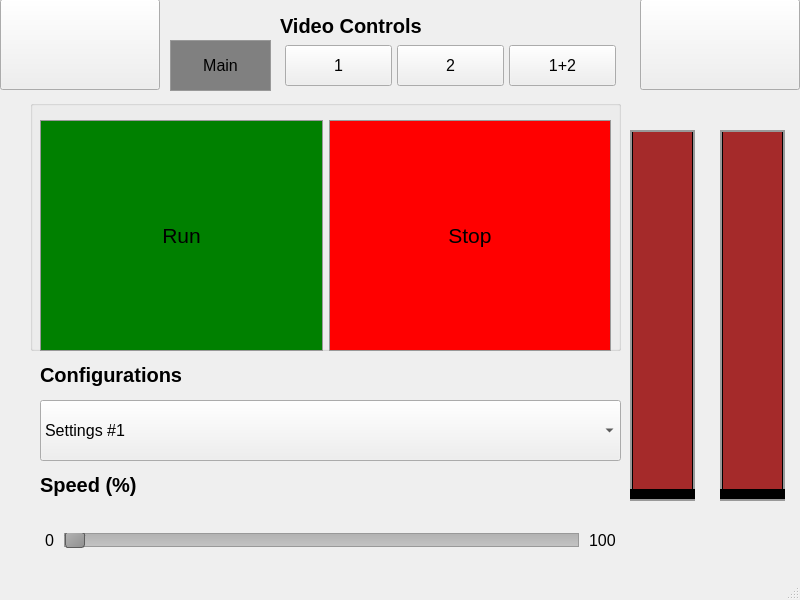
<?xml version="1.0" encoding="UTF-8"?>
<ui version="4.0">
 <class>MainWindow</class>
 <widget class="QMainWindow" name="MainWindow">
  <property name="geometry">
   <rect>
    <x>0</x>
    <y>0</y>
    <width>800</width>
    <height>600</height>
   </rect>
  </property>
  <property name="windowTitle">
   <string>MainWindow</string>
  </property>
  <property name="styleSheet">
   <string notr="true">QSlider:vertical {border: 2px solid #999999;background:black;width:14px;margin: 0px 0px 0px 0px;}

QPushButton#pb_stop {border: 1px solid #999999;background:red;width:10px;margin: 0px 0px 0px 0px;}

QPushButton#pb_run {border: 1px solid #999999;background:green;width:10px;margin: 0px 0px 0px 0px;}

QPushButton#pb_main {border: 1px solid #999999;background:gray;width:10px;margin: 0px 0px 0px 0px;}

QSlider::groove:horizontal {
    border: 1px solid #999999;
    height: 12px; /* the groove expands to the size of the slider by default. by giving it a height, it has a fixed size */
    background: qlineargradient(x1:0, y1:0, x2:0, y2:1, stop:0 #B1B1B1, stop:1 #c4c4c4);
    margin: 2px 0;
}

QSlider::handle:horizontal {
    background: qlineargradient(x1:0, y1:0, x2:1, y2:1, stop:0 #b4b4b4, stop:1 #8f8f8f);
    border: 1px solid #5c5c5c;
    width: 18px;
    margin: -2px 0; /* handle is placed by default on the contents rect of the groove. Expand outside the groove */
    border-radius: 3px;
}

QSlider::groove:vertical {
    background: red;
    position: absolute; /* absolutely position 4px from the left and right of the widget. setting margins on the widget should work too... */
    left: 1px; right: 1px;
}

QSlider::handle:vertical {
    height: 10px;
    background: black;
    margin: 0 -4px; /* expand outside the groove */
}

QSlider::add-page:vertical {
    background: white;
}

QSlider::sub-page:vertical {
    background: brown;
}</string>
  </property>
  <widget class="QWidget" name="centralwidget">
   <widget class="QPushButton" name="pb_settings">
    <property name="geometry">
     <rect>
      <x>640</x>
      <y>-1</y>
      <width>160</width>
      <height>91</height>
     </rect>
    </property>
    <property name="text">
     <string/>
    </property>
    <property name="icon">
     <iconset resource="res.qrc">
      <normaloff>:/img/img/settings.png</normaloff>:/img/img/settings.png</iconset>
    </property>
    <property name="iconSize">
     <size>
      <width>60</width>
      <height>50</height>
     </size>
    </property>
   </widget>
   <widget class="QPushButton" name="pb_on_off">
    <property name="geometry">
     <rect>
      <x>0</x>
      <y>-1</y>
      <width>160</width>
      <height>91</height>
     </rect>
    </property>
    <property name="text">
     <string/>
    </property>
    <property name="icon">
     <iconset resource="res.qrc">
      <normaloff>:/img/img/power.png</normaloff>:/img/img/power.png</iconset>
    </property>
    <property name="iconSize">
     <size>
      <width>60</width>
      <height>50</height>
     </size>
    </property>
   </widget>
   <widget class="QLabel" name="lbl_video">
    <property name="geometry">
     <rect>
      <x>280</x>
      <y>10</y>
      <width>251</width>
      <height>31</height>
     </rect>
    </property>
    <property name="font">
     <font>
      <pointsize>15</pointsize>
      <weight>75</weight>
      <bold>true</bold>
     </font>
    </property>
    <property name="text">
     <string>Video Controls</string>
    </property>
   </widget>
   <widget class="QComboBox" name="ddl_configuration">
    <property name="geometry">
     <rect>
      <x>40</x>
      <y>400</y>
      <width>581</width>
      <height>61</height>
     </rect>
    </property>
    <property name="font">
     <font>
      <pointsize>12</pointsize>
     </font>
    </property>
    <item>
     <property name="text">
      <string>Settings #1</string>
     </property>
    </item>
    <item>
     <property name="text">
      <string>Settings #2</string>
     </property>
    </item>
    <item>
     <property name="text">
      <string>Settings #3</string>
     </property>
    </item>
    <item>
     <property name="text">
      <string>Settings #4</string>
     </property>
    </item>
    <item>
     <property name="text">
      <string>Settings #5</string>
     </property>
    </item>
    <item>
     <property name="text">
      <string>Settings #6</string>
     </property>
    </item>
   </widget>
   <widget class="QSlider" name="slider_brown">
    <property name="geometry">
     <rect>
      <x>630</x>
      <y>130</y>
      <width>65</width>
      <height>371</height>
     </rect>
    </property>
    <property name="maximum">
     <number>100</number>
    </property>
    <property name="orientation">
     <enum>Qt::Vertical</enum>
    </property>
    <property name="invertedControls">
     <bool>false</bool>
    </property>
   </widget>
   <widget class="QLabel" name="lbl_speed">
    <property name="geometry">
     <rect>
      <x>40</x>
      <y>460</y>
      <width>200</width>
      <height>50</height>
     </rect>
    </property>
    <property name="font">
     <font>
      <pointsize>15</pointsize>
      <weight>75</weight>
      <bold>true</bold>
     </font>
    </property>
    <property name="text">
     <string>Speed (%)</string>
    </property>
   </widget>
   <widget class="QLabel" name="lbl_speed_2">
    <property name="geometry">
     <rect>
      <x>40</x>
      <y>350</y>
      <width>200</width>
      <height>50</height>
     </rect>
    </property>
    <property name="font">
     <font>
      <pointsize>15</pointsize>
      <weight>75</weight>
      <bold>true</bold>
     </font>
    </property>
    <property name="text">
     <string>Configurations</string>
    </property>
   </widget>
   <widget class="QGroupBox" name="groupBox">
    <property name="geometry">
     <rect>
      <x>30</x>
      <y>100</y>
      <width>591</width>
      <height>251</height>
     </rect>
    </property>
    <property name="font">
     <font>
      <pointsize>12</pointsize>
      <weight>75</weight>
      <bold>true</bold>
     </font>
    </property>
    <property name="title">
     <string/>
    </property>
    <widget class="QWidget" name="horizontalLayoutWidget_3">
     <property name="geometry">
      <rect>
       <x>10</x>
       <y>20</y>
       <width>571</width>
       <height>231</height>
      </rect>
     </property>
     <layout class="QHBoxLayout" name="horizontalLayout_3">
      <item>
       <widget class="QPushButton" name="pb_run">
        <property name="sizePolicy">
         <sizepolicy hsizetype="Minimum" vsizetype="Expanding">
          <horstretch>0</horstretch>
          <verstretch>0</verstretch>
         </sizepolicy>
        </property>
        <property name="font">
         <font>
          <pointsize>16</pointsize>
          <weight>50</weight>
          <bold>false</bold>
         </font>
        </property>
        <property name="text">
         <string>Run</string>
        </property>
        <property name="icon">
         <iconset resource="res.qrc">
          <normaloff>:/img/img/play.png</normaloff>:/img/img/play.png</iconset>
        </property>
        <property name="iconSize">
         <size>
          <width>50</width>
          <height>50</height>
         </size>
        </property>
       </widget>
      </item>
      <item>
       <widget class="QPushButton" name="pb_stop">
        <property name="sizePolicy">
         <sizepolicy hsizetype="Minimum" vsizetype="Expanding">
          <horstretch>0</horstretch>
          <verstretch>0</verstretch>
         </sizepolicy>
        </property>
        <property name="font">
         <font>
          <pointsize>16</pointsize>
          <weight>50</weight>
          <bold>false</bold>
         </font>
        </property>
        <property name="text">
         <string>Stop</string>
        </property>
        <property name="icon">
         <iconset resource="res.qrc">
          <normaloff>:/img/img/stop.png</normaloff>:/img/img/stop.png</iconset>
        </property>
        <property name="iconSize">
         <size>
          <width>50</width>
          <height>50</height>
         </size>
        </property>
       </widget>
      </item>
     </layout>
    </widget>
   </widget>
   <widget class="QWidget" name="horizontalLayoutWidget">
    <property name="geometry">
     <rect>
      <x>40</x>
      <y>510</y>
      <width>581</width>
      <height>61</height>
     </rect>
    </property>
    <layout class="QHBoxLayout" name="horizontalLayout">
     <property name="spacing">
      <number>10</number>
     </property>
     <property name="leftMargin">
      <number>5</number>
     </property>
     <property name="rightMargin">
      <number>5</number>
     </property>
     <item>
      <widget class="QLabel" name="lbl_speed_0">
       <property name="font">
        <font>
         <pointsize>12</pointsize>
         <weight>50</weight>
         <bold>false</bold>
        </font>
       </property>
       <property name="text">
        <string>0</string>
       </property>
      </widget>
     </item>
     <item>
      <widget class="QSlider" name="slider_speed">
       <property name="maximum">
        <number>1024</number>
       </property>
       <property name="orientation">
        <enum>Qt::Horizontal</enum>
       </property>
       <property name="invertedControls">
        <bool>false</bool>
       </property>
      </widget>
     </item>
     <item>
      <widget class="QLabel" name="lbl_speed_100">
       <property name="font">
        <font>
         <pointsize>12</pointsize>
         <weight>50</weight>
         <bold>false</bold>
        </font>
       </property>
       <property name="text">
        <string>100</string>
       </property>
      </widget>
     </item>
    </layout>
   </widget>
   <widget class="QWidget" name="horizontalLayoutWidget_2">
    <property name="geometry">
     <rect>
      <x>280</x>
      <y>40</y>
      <width>341</width>
      <height>51</height>
     </rect>
    </property>
    <layout class="QHBoxLayout" name="horizontalLayout_2">
     <property name="spacing">
      <number>5</number>
     </property>
     <property name="leftMargin">
      <number>5</number>
     </property>
     <property name="topMargin">
      <number>5</number>
     </property>
     <property name="rightMargin">
      <number>5</number>
     </property>
     <property name="bottomMargin">
      <number>5</number>
     </property>
     <item>
      <widget class="QPushButton" name="pb_video_1">
       <property name="sizePolicy">
        <sizepolicy hsizetype="Minimum" vsizetype="Expanding">
         <horstretch>0</horstretch>
         <verstretch>0</verstretch>
        </sizepolicy>
       </property>
       <property name="font">
        <font>
         <pointsize>12</pointsize>
        </font>
       </property>
       <property name="text">
        <string>1</string>
       </property>
      </widget>
     </item>
     <item>
      <widget class="QPushButton" name="pb_video_2">
       <property name="sizePolicy">
        <sizepolicy hsizetype="Minimum" vsizetype="Expanding">
         <horstretch>0</horstretch>
         <verstretch>0</verstretch>
        </sizepolicy>
       </property>
       <property name="font">
        <font>
         <pointsize>12</pointsize>
        </font>
       </property>
       <property name="text">
        <string>2</string>
       </property>
      </widget>
     </item>
     <item>
      <widget class="QPushButton" name="pb_video_3">
       <property name="sizePolicy">
        <sizepolicy hsizetype="Minimum" vsizetype="Expanding">
         <horstretch>0</horstretch>
         <verstretch>0</verstretch>
        </sizepolicy>
       </property>
       <property name="font">
        <font>
         <pointsize>12</pointsize>
        </font>
       </property>
       <property name="text">
        <string>1+2</string>
       </property>
      </widget>
     </item>
    </layout>
   </widget>
   <widget class="QPushButton" name="pb_main">
    <property name="geometry">
     <rect>
      <x>170</x>
      <y>40</y>
      <width>101</width>
      <height>51</height>
     </rect>
    </property>
    <property name="font">
     <font>
      <pointsize>12</pointsize>
      <weight>50</weight>
      <bold>false</bold>
     </font>
    </property>
    <property name="text">
     <string>Main</string>
    </property>
   </widget>
   <widget class="QSlider" name="slider_brown_2">
    <property name="geometry">
     <rect>
      <x>720</x>
      <y>130</y>
      <width>65</width>
      <height>371</height>
     </rect>
    </property>
    <property name="maximum">
     <number>100</number>
    </property>
    <property name="orientation">
     <enum>Qt::Vertical</enum>
    </property>
    <property name="invertedControls">
     <bool>false</bool>
    </property>
   </widget>
  </widget>
  <widget class="QStatusBar" name="statusbar"/>
 </widget>
 <resources>
  <include location="res.qrc"/>
 </resources>
 <connections/>
</ui>
